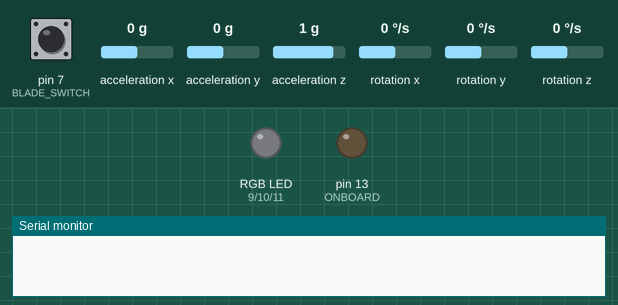
Recording of a sketch running on a simulated Arduino Uno, built with avr-gcc and run on an emulated ATmega328P. On the bench: an RGB LED mixed from three pins (HIGH = lit), output pins drawn as LEDs (lit = HIGH), the last lines printed to the serial monitor. Wiring (inferred from the names in the program): MPU-6050 motion sensor at I2C address 0x68. Inputs (shaded band) come from the test bench; at power-on: pin 7 (BLADE_SWITCH) LOW, acceleration x 0 g, acceleration y 0 g, acceleration z 1 g, rotation x 0 °/s, rotation y 0 °/s, rotation z 0 °/s.

Above: at 1.2 s.
1.3 s: pin 7 (BLADE_SWITCH) pulled HIGH for 0.15 s
At 1.9 s:
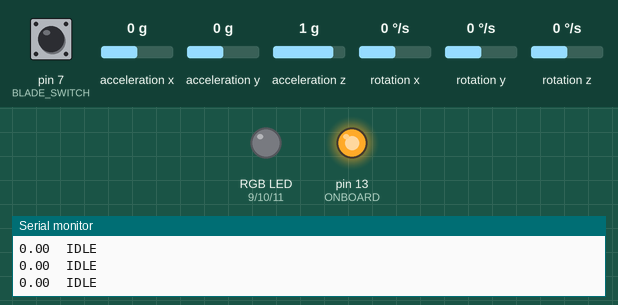
2.9 s: pin 7 (BLADE_SWITCH) pulled HIGH for 1 s
At 4.3 s:
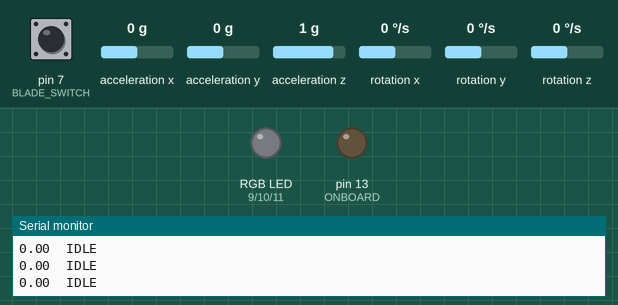
5.4 s: pin 7 (BLADE_SWITCH) pulled HIGH for 3.2 s
At 9.1 s:
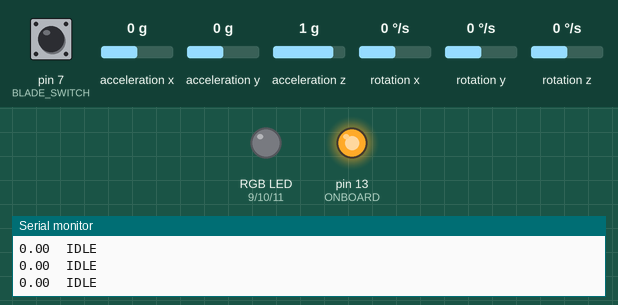
Timing chart, 0 to 10.6 s (numbered marks = the images above; inputs shaded):
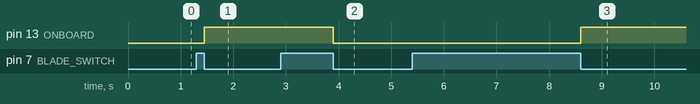

The sketch:

main.ino
```cpp
#include "SoftwareSerial.h"
#include "rgb.h"
#include "gyro.h"
#include "domain/blade_state.h"

#define ONBOARD 13

#define BLADE_SWITCH 7

BladeState blade_state = OFF;

int buttonState = 0; // variable for reading the pushbutton status

#define AUDIO_TX_PIN 2
#define AUDIO_RX_PIN 4

#define LOOP_DELAY 10

SoftwareSerial mySoftwareSerial(AUDIO_TX_PIN, AUDIO_RX_PIN);
/*
RGB PRESETS
Red - (255, 0, 0)
Indigo - (15, 0, 255)
*/
rgb blade_color = rgb{255, 255, 0};
double time = 0;

Accelerometer accelerometer;

void setup()
{
  Serial.begin(115200);
  // on off button
  pinMode(BLADE_SWITCH, INPUT);
  pinMode(ONBOARD, OUTPUT);

  // RGB pin setup
  pinMode(RED_LED, OUTPUT);
  pinMode(GREEN_LED, OUTPUT);
  pinMode(BLUE_LED, OUTPUT);

  // set up the accelerometer
  accelerometer.begin();
  accelerometer.calibrate();
  accelerometer.read(false);
}
void loop()
{
  // read the state of the pushbutton value:
  buttonState = getBladeButtonState();
  if (buttonState == HIGH)
  {
    do
    {
      buttonState = getBladeButtonState();
    } while (buttonState == HIGH);

    if (blade_state == OFF)
    {
      blade_state = IDLE;
    }
    else
    {
      blade_state = OFF;
    }
  }

  // turn on the blade if needed
  digitalWrite(ONBOARD, blade_state);
  blade_light(blade_state, blade_color);
  if (blade_state != OFF)
  {
    if (blade_state == BladeState::CLASH)
    {
      delay(100);
    }

    // Read the motion
    blade_state = accelerometer.get_blade_state(true);
  }

  // Print iter info
  // printInfo(get_frequency(time), time);
  time = int(time + 1) % 180;
  delay(LOOP_DELAY);
}

int getBladeButtonState()
{
  return digitalRead(BLADE_SWITCH);
}

void printInfo(int buttonState, int blade_state)
{
  Serial.print("Button State: ");
  Serial.print(buttonState);
  Serial.print("\r");
  Serial.print("Blade State:  ");
  Serial.print(blade_state);
  Serial.print("\r---------------\r");
}
```

blade_state.h
```cpp
#pragma once

#include <string.h>

// BladeState describes the state of the blade
enum BladeState
{
    // OFF: The blade is off
    OFF,

    // IDLE: The blade is on and not moving
    IDLE,

    // POWER_ON the blade is turning on
    POWER_ON,

    // POWER_OFF the blade is turning off
    POWER_OFF,

    // SWING: The blade is on and moving
    SWING,

    // CLASH: The blade is on and hiting something
    CLASH
};

String state_to_string(BladeState state)
{
    switch (state)
    {
    case OFF:
        return "OFF";
        break;
    case IDLE:
        return "IDLE";
        break;
    case POWER_ON:
        return "POWER_ON";
        break;
    case POWER_OFF:
        return "POWER_OFF";
        break;
    case SWING:
        return "SWING";
        break;
    case CLASH:
        return "CLASH";
        break;
    default:
        return "UNKNOWN";
        break;
    }
}
```

gyro.h
```cpp
#include <Wire.h>
#include "domain/blade_state.h"

#define IDLE_THRESHOLD 12
#define CLASH_THRESHOLD 94
class Accelerometer
{

public:
    // Acceleration on X: Translate right & left
    int16_t ax;
    // Acceleration on Y: Poke
    int16_t ay;
    // Acceleration on Z: Translate up & down
    int16_t az;

    // Rotational acceleration on X: Rotate vertically
    int16_t gx;
    // Rotational acceleration on Y: Rotate around blade axis
    int16_t gy;
    // Rotational acceleration on Z: Rotate horizontally
    int16_t gz;

    int16_t temp; // Temperature of the sensor
    void begin()
    {
        Wire.begin();
        Wire.beginTransmission(MPU_addr);
        Wire.write(0x6B); // PWR_MGMT_1 register
        Wire.write(0);    // set to zero (wakes up the MPU-6050)
        Wire.endTransmission(true);
    }

    void calibrate()
    {
        Wire.beginTransmission(MPU_addr);
        Wire.write(0x3B); // starting with register 0x3B (ACCEL_XOUT_H)
        Wire.endTransmission(false);
        Wire.requestFrom(MPU_addr, 14, true); // request a total of 14 registers

        // read acceleration values
        this->def_ax = Wire.read() << 8 | Wire.read(); // 0x3B (ACCEL_XOUT_H) & 0x3C (ACCEL_XOUT_L)
        this->def_ay = Wire.read() << 8 | Wire.read(); // 0x3D (ACCEL_YOUT_H) & 0x3E (ACCEL_YOUT_L)
        this->def_az = Wire.read() << 8 | Wire.read(); // 0x3F (ACCEL_ZOUT_H) & 0x40 (ACCEL_ZOUT_L)

        // read temperature value
        this->temp = Wire.read() << 8 | Wire.read(); // 0x41 (TEMP_OUT_H) & 0x42 (TEMP_OUT_L)

        // read rotational acceleration values
        this->def_gx = Wire.read() << 8 | Wire.read(); // 0x43 (GYRO_XOUT_H) & 0x44 (GYRO_XOUT_L)
        this->def_gy = Wire.read() << 8 | Wire.read(); // 0x45 (GYRO_YOUT_H) & 0x46 (GYRO_YOUT_L)
        this->def_gz = Wire.read() << 8 | Wire.read(); // 0x47 (GYRO_ZOUT_H) & 0x48 (GYRO_ZOUT_L)
    }

    void read(bool verbose)
    {
        Wire.beginTransmission(MPU_addr);
        Wire.write(0x3B); // starting with register 0x3B (ACCEL_XOUT_H)
        Wire.endTransmission(false);
        Wire.requestFrom(MPU_addr, 14, true); // request a total of 14 registers

        // read acceleration values
        this->ax = Wire.read() << 8 | Wire.read() - def_ax; // 0x3B (ACCEL_XOUT_H) & 0x3C (ACCEL_XOUT_L)
        this->ay = Wire.read() << 8 | Wire.read() - def_ay; // 0x3D (ACCEL_YOUT_H) & 0x3E (ACCEL_YOUT_L)
        this->az = Wire.read() << 8 | Wire.read() - def_az; // 0x3F (ACCEL_ZOUT_H) & 0x40 (ACCEL_ZOUT_L)

        // read temperature value
        this->temp = Wire.read() << 8 | Wire.read(); // 0x41 (TEMP_OUT_H) & 0x42 (TEMP_OUT_L)

        // read rotational acceleration values
        this->gx = Wire.read() << 8 | Wire.read() - def_gx; // 0x43 (GYRO_XOUT_H) & 0x44 (GYRO_XOUT_L)
        this->gy = Wire.read() << 8 | Wire.read() - def_gy; // 0x45 (GYRO_YOUT_H) & 0x46 (GYRO_YOUT_L)
        this->gz = Wire.read() << 8 | Wire.read() - def_gz; // 0x47 (GYRO_ZOUT_H) & 0x48 (GYRO_ZOUT_L)

        // Print readings if enabled
        if (verbose)
        {
            Serial.print("ax = ");
            Serial.print(ax);
            Serial.print(" | ay = ");
            Serial.print(ay);
            Serial.print(" | az = ");
            Serial.print(az);
            Serial.print(" | gx = ");
            Serial.print(gx);
            Serial.print(" | gy = ");
            Serial.print(gy);
            Serial.print(" | gz = ");
            Serial.println(gz);
        }

        // Give it some time to breathe
        delay(5);
    }

    BladeState get_blade_state(bool verbose)
    {
        BladeState state = IDLE;
        // update the motion values
        this->read(false);

        // get the current acceleration
        curr_rot = get_curr_rot();
        curr_acc = past_acc - get_curr_acc();
        if (past_rot - curr_rot >= CLASH_THRESHOLD)
        {
            state = CLASH;
        }
        else if (curr_rot >= IDLE_THRESHOLD || curr_acc >= IDLE_THRESHOLD)
        {
            state = SWING;
        }

        // print stuff
        if (verbose)
        {
            Serial.print(curr_rot);
            Serial.print('\t');
            Serial.println(state_to_string(state));
        }

        // update acceleration and rotation values
        this->past_rot = this->curr_rot;
        return state;
    }

private:
    // Default address of the sensor
    static const int MPU_addr = 0x68;

    // Default acceleration on X: Translate right & left
    int16_t def_ax;
    // Default acceleration on Y: Poke
    int16_t def_ay;
    // Default acceleration on Z: Translate up & down
    int16_t def_az;

    // Default rotational acceleration on X
    int16_t def_gx;
    // Default rotational acceleration on Y
    int16_t def_gy;
    // Default rotational acceleration on Z
    int16_t def_gz;

    double curr_acc;
    double past_acc = 0.0;
    double get_curr_acc()
    {
        return (abs(ax / def_ax) + abs(ay / def_ay) + abs(az / def_az)) / 3;
    }

    double curr_rot;
    double past_rot = 0.0;
    double get_curr_rot()
    {
        return (abs(gx / def_gx) + abs(gy / def_gy) / 2 + abs(gz / def_gz)) / 3;
    }
};
```

rgb.h
```cpp
#include "domain/blade_state.h"

#define RED_LED 9
#define GREEN_LED 10
#define BLUE_LED 11

struct rgb
{
    int r;
    int g;
    int b;
};

void blade_light(BladeState blade_state, rgb blade_color)
{

    switch (blade_state)
    {
    case OFF:
        // turn off the led
        analogWrite(RED_LED, 0);
        analogWrite(GREEN_LED, 0);
        analogWrite(BLUE_LED, 0);
        break;
    case IDLE:
        analogWrite(RED_LED, 0);
        analogWrite(GREEN_LED, 0);
        analogWrite(BLUE_LED, 0);
        break;
    case SWING:
        analogWrite(RED_LED, blade_color.r);
        analogWrite(GREEN_LED, blade_color.g);
        analogWrite(BLUE_LED, blade_color.b);
        break;
    case CLASH:
        analogWrite(RED_LED, 255);
        analogWrite(GREEN_LED, 255);
        analogWrite(BLUE_LED, 255);
        break;
    default:
        break;
    }
    return;
}
```

Measured:
- after the input at 1.3 s, pin 13 (ONBOARD): LOW → HIGH after 0.15 s
- after the input at 2.9 s, pin 13 (ONBOARD): HIGH → LOW after 1.0 s
- after the input at 5.4 s, pin 13 (ONBOARD): LOW → HIGH after 3.2 s
